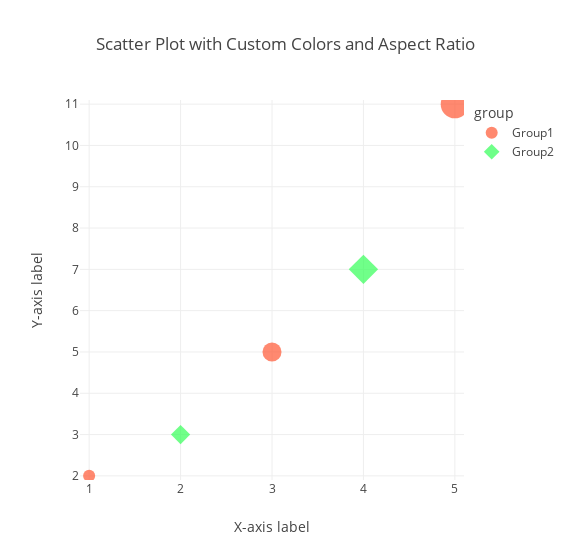

The cell this chart's notebook holds for it:
### Code cell
import streamlit as st
import plotly.express as px
import pandas as pd

# Sample data
data = {
    'X': [1, 2, 3, 4, 5],
    'Y1': [2, 3, 5, 7, 11],
    'Y2': [1, 4, 9, 16, 25],
    'Y3': [0, 1, 0, 1, 0],
    'group': ['Group1', 'Group2', 'Group1', 'Group2', 'Group1']
}

# Create a DataFrame from the data
df = pd.DataFrame(data)

# List of custom colors for each group
custom_colors = ['#FF5733', '#33FF57']

# Create a scatter plot with custom marker shapes and colors
fig = px.scatter(df, x='X', y='Y1', color='group', symbol='group', size='Y1',
                 color_discrete_sequence=custom_colors,
                 title='Scatter Plot with Custom Colors and Aspect Ratio',
                 labels={'Y1': 'Y-axis label', 'X': 'X-axis label'},
                 hover_data=['X', 'Y1', 'group'])

# Set the aspect ratio (height to width ratio)
aspect_ratio = 0.7  # Adjust as needed

# Calculate width based on desired height and aspect ratio
height = 400  # Specify your desired height
width = int(height / aspect_ratio)

# Update layout with calculated width
fig.update_layout(width=width)

# Set x and y axis ranges
x_range = [df['X'].min() - 0.1, df['X'].max() + 0.1]
y_range = [df['Y1'].min() - 0.1, df['Y1'].max() + 0.1]

fig.update_layout(xaxis=dict(range=x_range), yaxis=dict(range=y_range))
fig.show()

### Figure 1 — Plotly figure (JSON) as saved in the notebook; plotly's stock layout.template omitted (floating-point values rounded to 4 significant figures)
{"data": [{"customdata": [["Group1"], ["Group1"], ["Group1"]], "hovertemplate": "group=%{customdata[0]}<br>X-axis label=%{x}<br>Y-axis label=%{marker.size}<extra></extra>", "legendgroup": "Group1", "marker": {"color": "#FF5733", "size": [2, 5, 11], "sizemode": "area", "sizeref": 0.0275, "symbol": "circle"}, "mode": "markers", "name": "Group1", "orientation": "v", "showlegend": true, "x": [1, 3, 5], "xaxis": "x", "y": [2, 5, 11], "yaxis": "y", "type": "scatter"}, {"customdata": [["Group2"], ["Group2"]], "hovertemplate": "group=%{customdata[0]}<br>X-axis label=%{x}<br>Y-axis label=%{marker.size}<extra></extra>", "legendgroup": "Group2", "marker": {"color": "#33FF57", "size": [3, 7], "sizemode": "area", "sizeref": 0.0275, "symbol": "diamond"}, "mode": "markers", "name": "Group2", "orientation": "v", "showlegend": true, "x": [2, 4], "xaxis": "x", "y": [3, 7], "yaxis": "y", "type": "scatter"}], "layout": {"xaxis": {"anchor": "y", "domain": [0.0, 1.0], "title": {"text": "X-axis label"}, "range": [0.9, 5.1]}, "yaxis": {"anchor": "x", "domain": [0.0, 1.0], "title": {"text": "Y-axis label"}, "range": [1.9, 11.1]}, "legend": {"title": {"text": "group"}, "tracegroupgap": 0, "itemsizing": "constant"}, "title": {"text": "Scatter Plot with Custom Colors and Aspect Ratio"}, "width": 571}}
